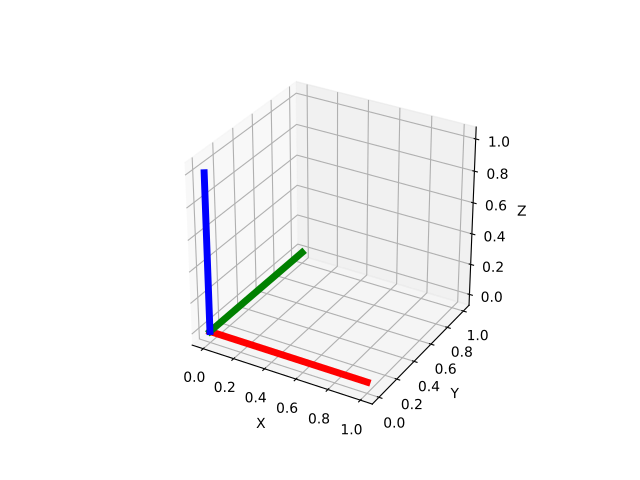

Source code (Python):
import numpy as np
import matplotlib.pyplot as plt
from mpl_toolkits.mplot3d import proj3d


plt.figure()
ax = plt.subplot(111, projection="3d", aspect="equal")
plt.setp(ax, xlim=(-0.05, 1.05), ylim=(-0.05, 1.05), zlim=(-0.05, 1.05),
        xlabel="X", ylabel="Y", zlabel="Z")

basis = np.eye(3)
for d, c in enumerate(["r", "g", "b"]):
    ax.plot([0.0, basis[0, d]],
            [0.0, basis[1, d]],
            [0.0, basis[2, d]], color=c, lw=5)

plt.show()
